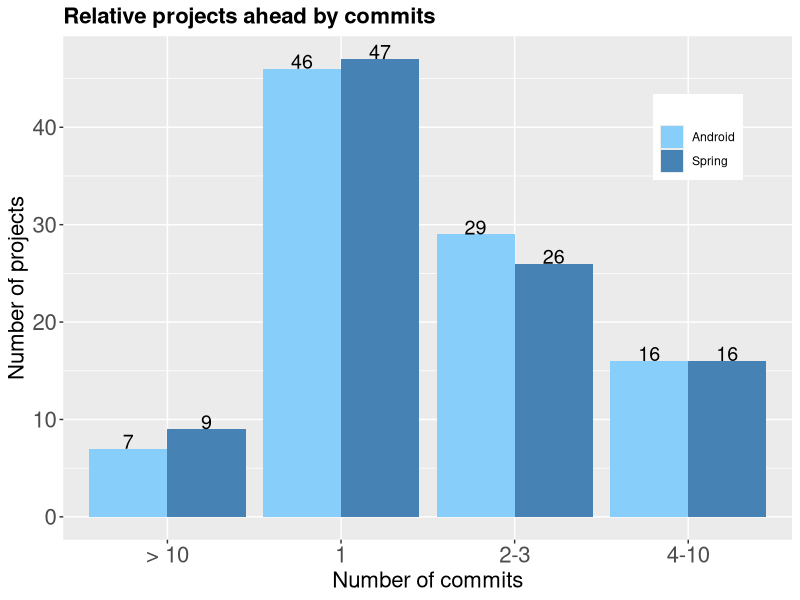
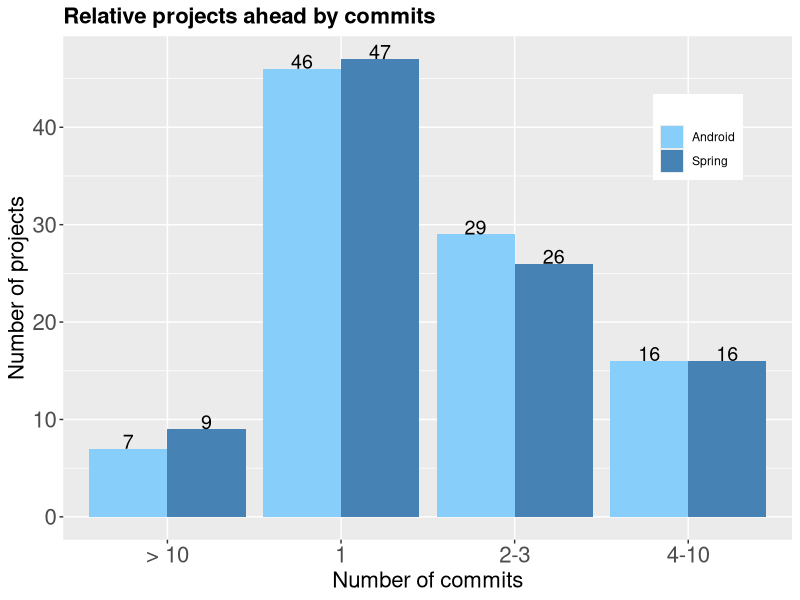

Recreate these plots in R, in order.
library(ggplot2)


subtipos = rep(c("Android", "Spring"), each=4)

apiLevel <- rep( c("1", "2-3", "4-10", "> 10"), 2 )



values <-c(0.46*100,0.29*100,0.16*100,0.07*100,0.47*100,0.26*100,0.16*100,0.09*100)





df2 <- data.frame(supp=subtipos,
                  dose=apiLevel,
                  len=values)
head(df2)



p <- ggplot(data=df2, aes(x=dose, y=len, fill=supp)) +
  geom_bar(stat="identity", position=position_dodge()) +
  labs(title="Relative projects ahead by commits", x="Number of commits", y = "Number of projects") +
  scale_fill_manual("", values = c("Android" = "#87CEFA", "Spring" = "#4682b4"))+
  geom_text(aes(label=len), vjust=0, color="black",position = position_dodge(0.9), size=5)+
  theme(plot.title=element_text(size=16, face = "bold"), axis.title=element_text(size=16),axis.text=element_text(size=16), legend.position = c(0.87, 0.80))

p

ggsave("/home/gabriel/Documentos/ic/Graficos/metrificandoOsForksAheadPorGrupoDeNumeroDeCommits/relative_projects_by_commits.pdf", width = 4.5, height = 4.5) 
